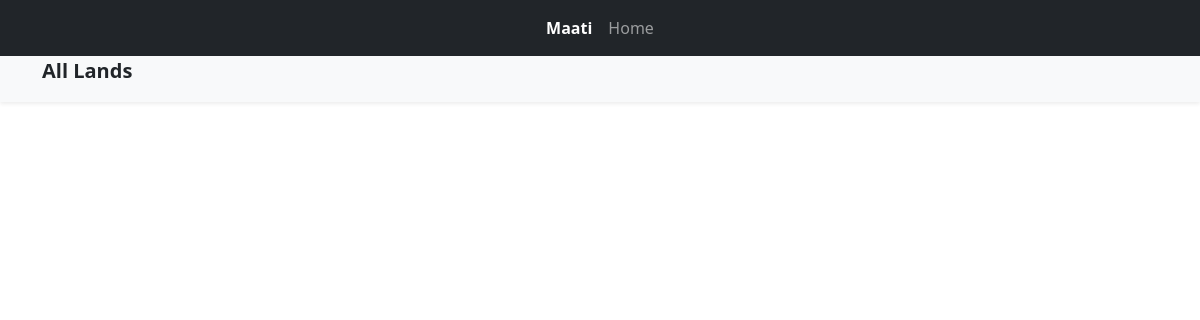
The page /all_lands/ on the database as committed earlier.
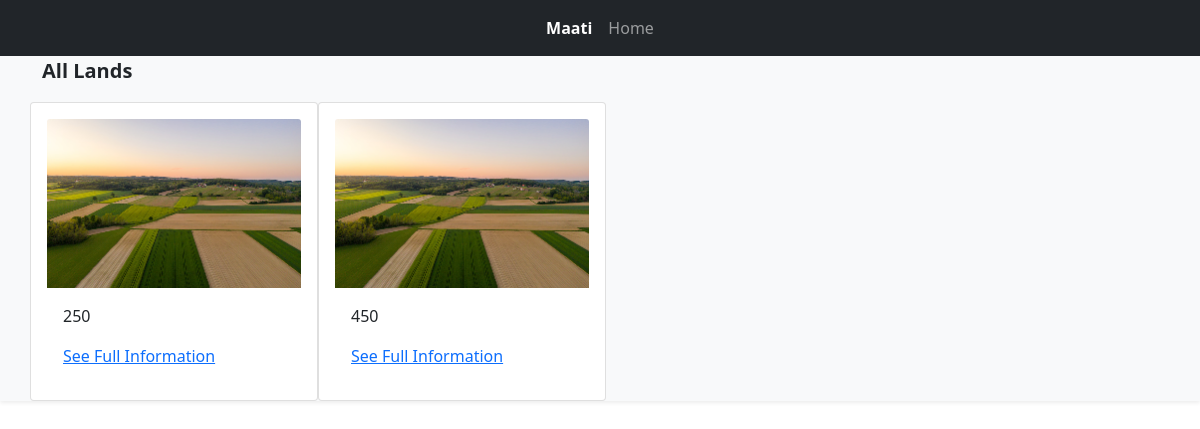
The same page on the database as committed later.
### main/models.py (models this page shows)
class LandInformation(models.Model):
    total_area = models.CharField(max_length=120)
    minimum_price = models.CharField(max_length=120)
    maximum_price = models.CharField(max_length=120)
    longitude = models.CharField(max_length=120)
    latitude = models.CharField(max_length=120)
    land_image = models.ImageField(upload_to="land/")
    land_paper_images_first = models.ImageField(upload_to="papers/", default="_")
    land_paper_images_second = models.ImageField(upload_to="papers/",  default="_")
    land_paper_images_third = models.ImageField(upload_to="papers/",  default="_")
    is_approved = models.BooleanField(default=True)

### main/views.py (the view)
# urls.py: path('all_lands/', views.all_lands, name="landbuy"),
def all_lands(request):
    lands = LandInformation.objects.all()
    context = {"title" :"All Land Infos | Maati","lands": lands }
    return render(request, "all_lands.html", context)

### main/templates/all_lands.html (shortened to what this page needs)
{% extends 'buyerbase.html' %}
{% block main_content %}
<section class="recomendatiaons">
    <div class="bg-light shadow-sm mx-auto">
        <div class="container">
            <p class="mx-auto fs-5 fw-bold">All Lands</p>
            <div class="row ">
                {%for i in lands%}
                <div class="card p-3" style="width: 18rem;">
                    <img src="{{i.land_image.url}}" class="card-img-top" alt="">
                    <div class="card-body">
                        <p class="text-dark">{{i.total_area}}</p>
                        <a href="{%url 'get_info' slug=i.pk%}" class="card-link">See Full Information</a>
                    </div>
                </div>
                {%endfor%}
            </div>
        </div>
    </div>
</section>
{% endblock main_content %}

Rows that differ between the two databases and show on the page:
added LandInformation: land_image (picture), total_area "250"
added LandInformation: land_image (picture), total_area "450"
